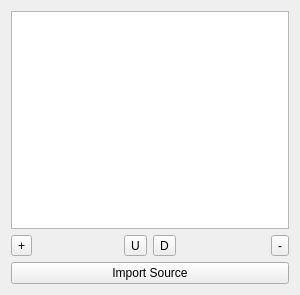
     <widget class="QWidget" name="sheetsPage">
      <property name="geometry">
       <rect>
        <x>0</x>
        <y>0</y>
        <width>300</width>
        <height>295</height>
       </rect>
      </property>
      <attribute name="label">
       <string>Sheets (0 of 0, ID: 0)</string>
      </attribute>
      <layout class="QGridLayout" name="gridLayout_14">
       <item row="0" column="0" colspan="2">
        <widget class="QListWidget" name="sheetList">
         <property name="sizePolicy">
          <sizepolicy hsizetype="Preferred" vsizetype="Expanding">
           <horstretch>0</horstretch>
           <verstretch>0</verstretch>
          </sizepolicy>
         </property>
         <property name="minimumSize">
          <size>
           <width>0</width>
           <height>0</height>
          </size>
         </property>
         <property name="maximumSize">
          <size>
           <width>16777215</width>
           <height>16777215</height>
          </size>
         </property>
         <property name="autoFillBackground">
          <bool>false</bool>
         </property>
        </widget>
       </item>
       <item row="2" column="0" colspan="2">
        <widget class="QPushButton" name="importSheet">
         <property name="text">
          <string>Import Source</string>
         </property>
        </widget>
       </item>
       <item row="1" column="0" colspan="2">
        <layout class="QGridLayout" name="gridLayout_13">
         <item row="0" column="2">
          <widget class="QToolButton" name="downSheet">
           <property name="text">
            <string>D</string>
           </property>
           <property name="icon">
            <iconset resource="../resources.qrc">
             <normaloff>:/icons/ic_arrow_downward_48px.svg</normaloff>:/icons/ic_arrow_downward_48px.svg</iconset>
           </property>
           <property name="iconSize">
            <size>
             <width>16</width>
             <height>16</height>
            </size>
           </property>
          </widget>
         </item>
         <item row="0" column="1">
          <widget class="QToolButton" name="upSheet">
           <property name="text">
            <string>U</string>
           </property>
           <property name="icon">
            <iconset resource="../resources.qrc">
             <normaloff>:/icons/ic_arrow_upward_48px.svg</normaloff>:/icons/ic_arrow_upward_48px.svg</iconset>
           </property>
           <property name="iconSize">
            <size>
             <width>16</width>
             <height>16</height>
            </size>
           </property>
          </widget>
         </item>
         <item row="0" column="3" alignment="Qt::AlignRight">
          <widget class="QToolButton" name="rmSheet">
           <property name="text">
            <string>-</string>
           </property>
           <property name="icon">
            <iconset resource="../resources.qrc">
             <normaloff>:/icons/ic_cancel_48px.svg</normaloff>:/icons/ic_cancel_48px.svg</iconset>
           </property>
           <property name="iconSize">
            <size>
             <width>16</width>
             <height>16</height>
            </size>
           </property>
          </widget>
         </item>
         <item row="0" column="0" alignment="Qt::AlignLeft">
          <widget class="QToolButton" name="addSheet">
           <property name="text">
            <string>+</string>
           </property>
           <property name="icon">
            <iconset resource="../resources.qrc">
             <normaloff>:/icons/ic_add_circle_48px.svg</normaloff>:/icons/ic_add_circle_48px.svg</iconset>
           </property>
           <property name="iconSize">
            <size>
             <width>16</width>
             <height>16</height>
            </size>
           </property>
          </widget>
         </item>
        </layout>
       </item>
      </layout>
     </widget>
